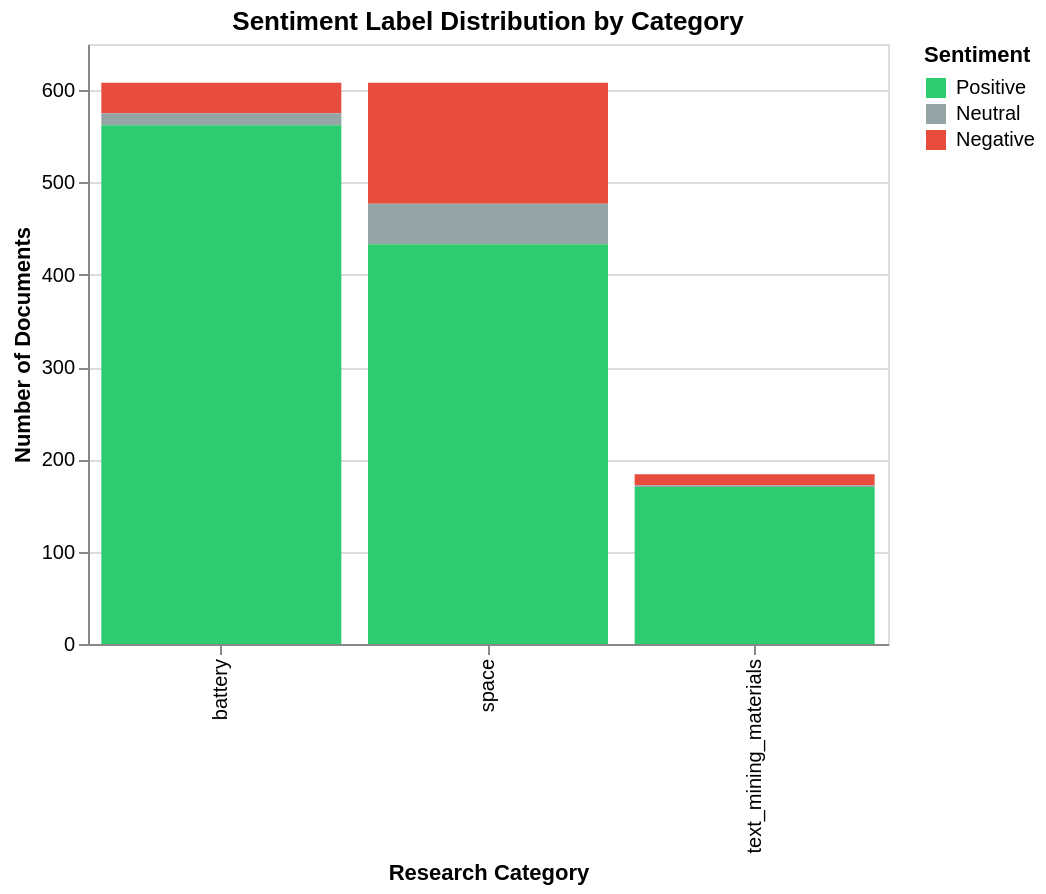

Write notebook code for a chart like this one.
### Markdown cell above
The box plot reveals not just the average sentiment but the full distribution within each category. Battery and text mining materials both show narrow, high-positioned boxes, indicating that papers in these fields consistently use positive language with little variation. Space papers show a dramatically wider box spanning nearly the full sentiment range, reflecting the coexistence of highly positive mission success papers alongside neutral or negative papers reporting technical failures, radiation risks, and system anomalies. This variability in space research sentiment is itself a meaningful finding — space is a more rhetorically diverse field than battery research.

### Code cell
# --- Chart: Sentiment Label Distribution by Category ---
# How many abstracts are positive, neutral, or negative per category?

sent_label_counts = sentiment_df.groupby(['category', 'sentiment_label']).size().reset_index(name='count')

chart_sent_labels = alt.Chart(sent_label_counts).mark_bar().encode(
    x=alt.X('category:N', title='Research Category'),
    y=alt.Y('count:Q', title='Number of Documents'),
    color=alt.Color('sentiment_label:N',
                    scale=alt.Scale(domain=['Positive', 'Neutral', 'Negative'],
                                    range=['#2ecc71', '#95a5a6', '#e74c3c']),
                    legend=alt.Legend(title='Sentiment')),
    tooltip=['category', 'sentiment_label', 'count']
).properties(
    title='Sentiment Label Distribution by Category',
    width=400,
    height=300
)

chart_sent_labels

### Figure 1 — Vega specification as saved in the notebook (floating-point values rounded to 4 significant figures)
{"$schema": "https://vega.github.io/schema/vega/v5.json", "data": [{"name": "source_0", "values": [{"category": "battery", "count": 33, "count_end": 608.0, "count_start": 575.0, "sentiment_label": "Negative"}, {"category": "battery", "count": 13, "count_end": 575.0, "count_start": 562.0, "sentiment_label": "Neutral"}, {"category": "battery", "count": 562, "count_end": 562.0, "count_start": 0.0, "sentiment_label": "Positive"}, {"category": "space", "count": 131, "count_end": 608.0, "count_start": 477.0, "sentiment_label": "Negative"}, {"category": "space", "count": 44, "count_end": 477.0, "count_start": 433.0, "sentiment_label": "Neutral"}, {"category": "space", "count": 433, "count_end": 433.0, "count_start": 0.0, "sentiment_label": "Positive"}, {"category": "text_mining_materials", "count": 12, "count_end": 184.0, "count_start": 172.0, "sentiment_label": "Negative"}, {"category": "text_mining_materials", "count": 2, "count_end": 172.0, "count_start": 170.0, "sentiment_label": "Neutral"}, {"category": "text_mining_materials", "count": 170, "count_end": 170.0, "count_start": 0.0, "sentiment_label": "Positive"}]}, {"name": "source_0_x_domain_category", "values": [{"category": "battery"}, {"category": "space"}, {"category": "text_mining_materials"}]}], "marks": [{"type": "rect", "name": "marks", "from": {"data": "source_0"}, "encode": {"update": {"width": {"signal": "max(0.25, bandwidth('x'))"}, "fill": {"field": "sentiment_label", "scale": "color"}, "y2": {"field": "count_start", "scale": "y"}, "x": {"field": "category", "scale": "x"}, "y": {"field": "count_end", "scale": "y"}, "tooltip": {"signal": "{\"category\": isValid(datum[\"category\"]) ? datum[\"category\"] : \"\"+datum[\"category\"], \"sentiment_label\": isValid(datum[\"sentiment_label\"]) ? datum[\"sentiment_label\"] : \"\"+datum[\"sentiment_label\"], \"count\": format(datum[\"count\"], \"\")}"}}}, "style": ["bar"]}], "scales": [{"name": "x", "type": "band", "domain": {"data": "source_0_x_domain_category", "field": "category", "sort": true}, "range": [0, {"signal": "width"}], "paddingInner": 0.1, "paddingOuter": 0.05}, {"name": "y", "type": "linear", "domain": {"data": "source_0", "fields": ["count_start", "count_end"]}, "range": [{"signal": "height"}, 0], "zero": true, "nice": true}, {"name": "color", "type": "ordinal", "domain": ["Positive", "Neutral", "Negative"], "range": ["#2ecc71", "#95a5a6", "#e74c3c"]}], "axes": [{"scale": "y", "domain": false, "orient": "left", "gridScale": "x", "labels": false, "ticks": false, "grid": true, "zindex": 0, "minExtent": 0, "tickCount": {"signal": "ceil(height/40)"}, "aria": false, "maxExtent": 0}, {"scale": "x", "labelBaseline": "middle", "title": "Research Category", "zindex": 0, "grid": false, "orient": "bottom", "labelAngle": 270, "labelAlign": "right"}, {"scale": "y", "tickCount": {"signal": "ceil(height/40)"}, "zindex": 0, "grid": false, "title": "Number of Documents", "labelOverlap": true, "orient": "left"}], "title": {"text": "Sentiment Label Distribution by Category", "frame": "group"}, "padding": 5, "background": "white", "width": 400, "height": 300, "style": "cell", "legends": [{"title": "Sentiment", "fill": "color", "symbolType": "square"}]}
